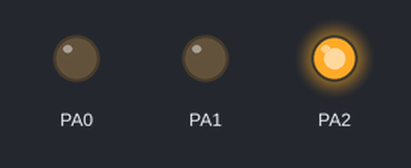
This program was run on a simulated ATmega32, built with avr-gcc and emulated at 14.7456 MHz. On the bench: output pins drawn as LEDs (lit = HIGH). At 0.0 s the program stops and its outputs stay as they are.

Above: at 0.1 s.
Timing chart, 0 to 1.5 s (numbered marks = the images above):
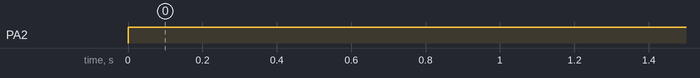

The program:

main.cpp
```cpp
/*
 * Atmega32a_Slave_controller.cpp
 *
 * Created: 27-01-2018 20:45:11
 * Author : Puneet Shrivas
 */
#define F_CPU 14745600
#include <avr/io.h>
unsigned char data;
void SPI_init_Slave(void)  //initialization as slave board
{
	DDRB|=(1<<PINB6); //sets MISO as output
	SPCR|=(1<<SPE); // Enabled SPI, PRESCALINGLEFT
}

unsigned char SPI_transfer(unsigned char data)
{
	PORTA|=(1<<PINA2);
	SPDR=data;
	while(!(SPSR&(1<<SPIF))) {;/*wait for data transfer and recieving*/}
	return (SPDR);
}

int main(void)
{
	DDRA|=1<<PINA0|1<<PINA1|1<<PINA2; //PINA0 : Off(0), PINA1 : On(1)
	PORTA = 0x00000000;
	SPI_init_Slave();
    while (1)
    {
	data=SPI_transfer(0);
    }
}
```

Measured:
- by itself, PA2: LOW → HIGH at 0.00 s
